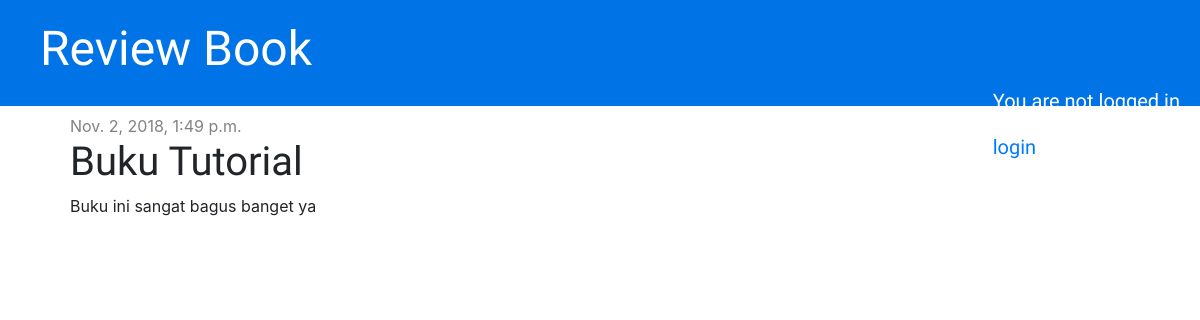
/post/1/, run on an earlier commit of the app's database.
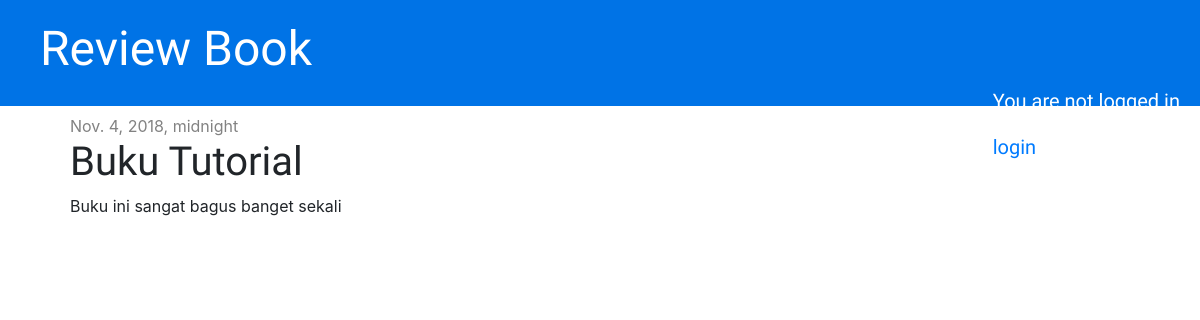
And on a later commit of the database.
### blog/models.py (models this page shows, shortened)
class Post(models.Model):
    author = models.ForeignKey('auth.User', on_delete=models.CASCADE)
    title = models.CharField(max_length=200)
    text = models.TextField()
    created_date = models.DateTimeField(
            default=timezone.now)
    published_date = models.DateTimeField(
            blank=True, null=True)

### blog/views.py (the view)
# urls.py: path('post/<int:pk>/', views.post_detail, name='post_detail'),
def post_detail(request, pk):
    post = get_object_or_404(Post, pk=pk)
    return render(request, 'post_detail.html', {'post': post})

### blog/templates/post_detail.html (shortened to what this page needs)
{% extends 'base.html' %}
{% block content %}
    <div class="post">
        {% if post.published_date %}
            <div class="date">
                {{ post.published_date }}
            </div>
        {% endif %}
        <h1>{{ post.title }}</h1>
        <p>{{ post.text|linebreaksbr }}</p>
    </div>
{% endblock %}

### blog/templates/base.html (shortened to what this page needs)
{% load static %}
<html>
    <head>
        <link rel="stylesheet" href="https://maxcdn.bootstrapcdn.com/bootstrap/4.0.0/css/bootstrap.min.css">
        <link href="https://stackpath.bootstrapcdn.com/font-awesome/4.7.0/css/font-awesome.min.css" rel="stylesheet">
        <link rel="stylesheet" href="{% static 'css/blog.css' %}">
    </head>
    <body>
        <div class="page-header">
            <h1><a href="/">Review Book</a></h1>
            <div id="login" class="text-white p-0">
                {% if user.is_authenticated %}
                  Hi {{ user.username }}!
                  <p><a href="{% url 'logout' %}">logout</a></p>
                {% else %}
                  <p>You are not logged in</p>
                  <a href="{% url 'login' %}">login</a>
                {% endif %}
            </div>
        </div>
        <div class="content container">
            <div class="row">
                <div class="col-md-10 py-2">
                    {% block content %}
                    {% endblock %}
                </div>
            </div>
        </div>
    </body>
</html>

### blog/static/css/blog.css (style rules this page uses)
.page-header { background-color: #0073e6; margin-top: 0; padding: 20px 20px 20px 40px; }
.page-header h1, .page-header h1 a, .page-header h1 a:visited, .page-header h1 a:active { color: #ffffff; font-size: 36pt; text-decoration: none; }
.content { margin-left: 40px; }
h1, h2, h3, h4, #login { font-family: 'Lobster', cursive; }
.date { color: #828282; }
.post { margin-bottom: 70px; }
#login { font-size: 20px; float: right; }

What changed in the data, as far as the page shows it:
changed Post "Buku Tutorial": published_date "Nov. 2, 2018, 1:49 p.m." → "Nov. 4, 2018, midnight"; text "Buku ini sangat bagus banget ya" → "Buku ini sangat bagus banget sekali"
